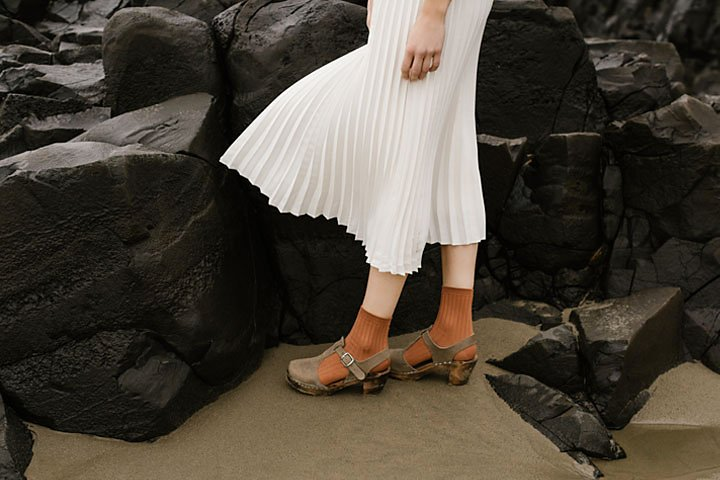
#> input picture image dataset/highlights_and_shadows.jpg, 720 x 480 px
$ python Question_3.py
#> lines starting #> are read from the running program, lines starting #| are printed output that depends on the picture
import cv2
import numpy as np
import matplotlib.pyplot as plt# Load brain image

# Convert to L*a*b* color space
image = cv2.imread('image dataset/highlights_and_shadows.jpg')
#> image is the input picture: shape (480, 720, 3); mean B, G, R 58.1, 68.6, 75.7
lab_image = cv2.cvtColor(image, cv2.COLOR_BGR2LAB)
#> lab_image: shape (480, 720, 3); mean of channels 0, 1, 2 71.3, 129.1, 135

# Apply gamma correction to L channel
def gamma_correction(L_channel, gamma):
    invGamma = 1.0 / gamma
    table = np.array([((i / 255.0) ** invGamma) * 255 for i in np.arange(0, 256)]).astype(np.uint8)
    return cv2.LUT(L_channel, table)

L_channel = lab_image[:,:,0]
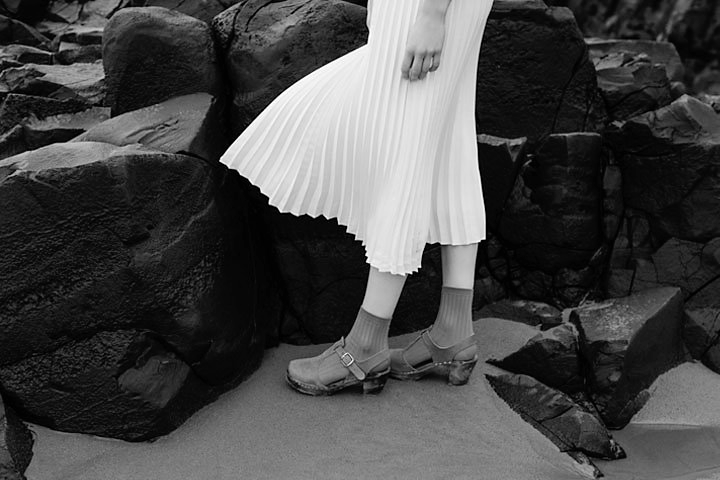
#> L_channel: shape (480, 720); min 0, max 255, mean 71.3
gamma_corrected_L = gamma_correction(L_channel, gamma=2.0)
#> in gamma_correction, `return cv2.LUT(L_channel, table)`:
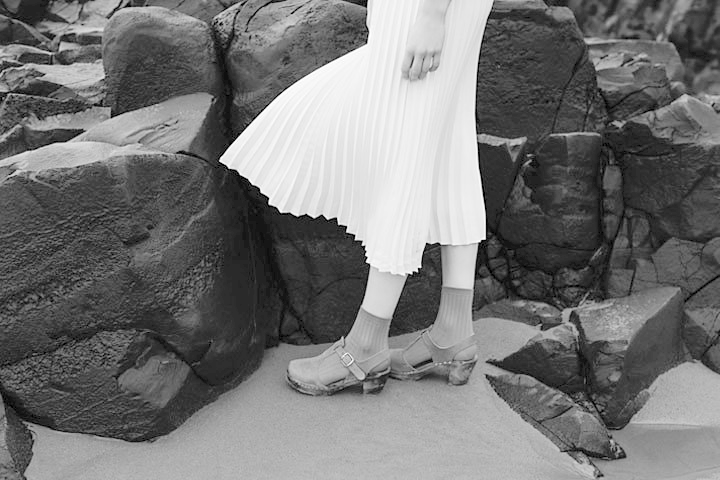
#> returned value: shape (480, 720); min 0, max 255, mean 117.3

# Show histograms
plt.hist(L_channel.ravel(), bins=256, color='blue', alpha=0.5, label='Original L')
plt.hist(gamma_corrected_L.ravel(), bins=256, color='red', alpha=0.5, label='Gamma Corrected L')
plt.legend()
plt.show()
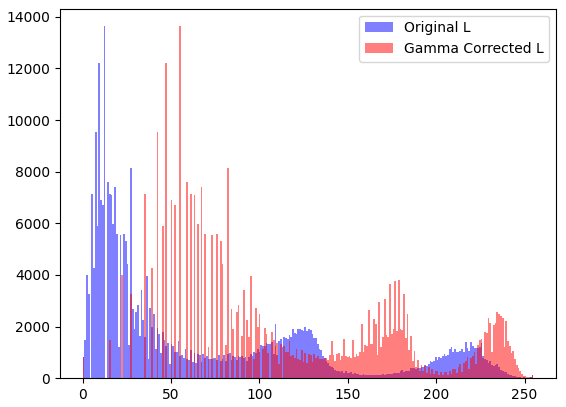
#> figure drawn by matplotlib, 1 panel; tallest bar 13634 high, from x = 11.95 to 12.95; tallest bar 13634 high, from x = 54.79 to 55.78

$ run again, with image dataset/daisy.jpg copied over image dataset/highlights_and_shadows.jpg
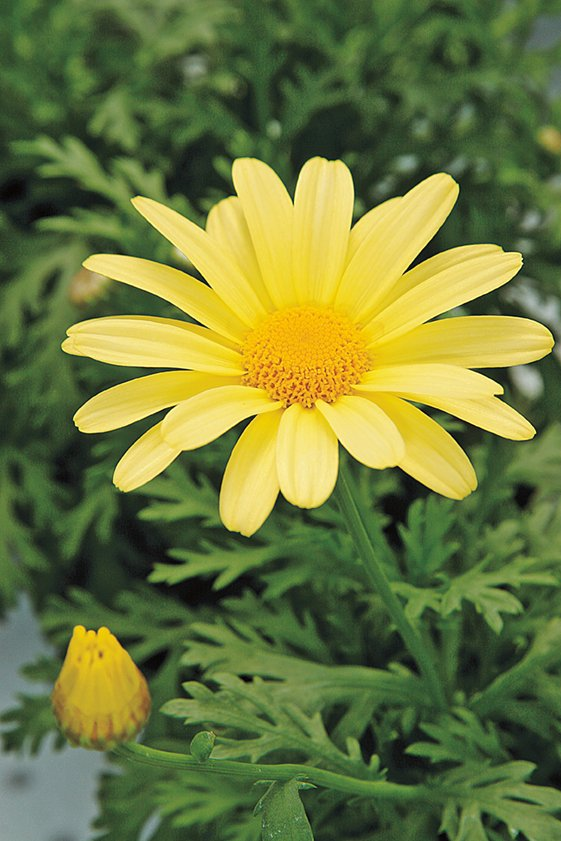
#> input picture image dataset/daisy.jpg, 561 x 841 px
#> image is the input picture: shape (841, 561, 3); mean B, G, R 60.7, 120.3, 108.5
#> lab_image: shape (841, 561, 3); mean of channels 0, 1, 2 121.3, 114.4, 157.2
#> in gamma_correction, `return cv2.LUT(L_channel, table)`:
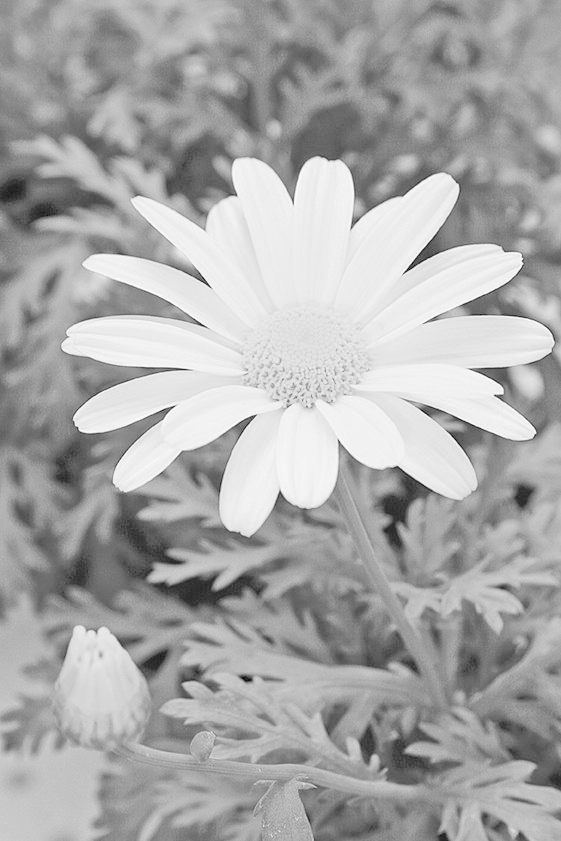
#> returned value: shape (841, 561); min 0, max 253, mean 169.5
#> `plt.show()`:
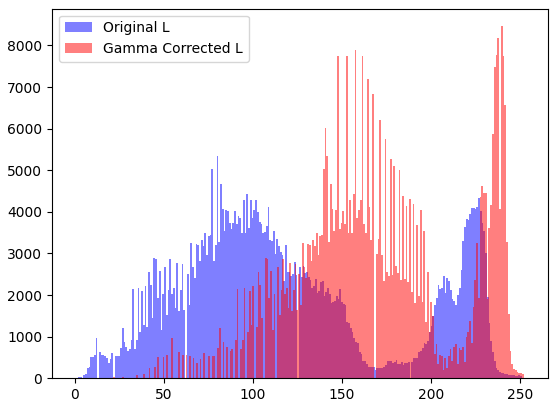
#> figure drawn by matplotlib, 1 panel; tallest bar 5335 high, from x = 79.73 to 80.72; tallest bar 8463 high, from x = 239.2 to 240.2

$ run again, with image dataset/emma.jpg copied over image dataset/highlights_and_shadows.jpg
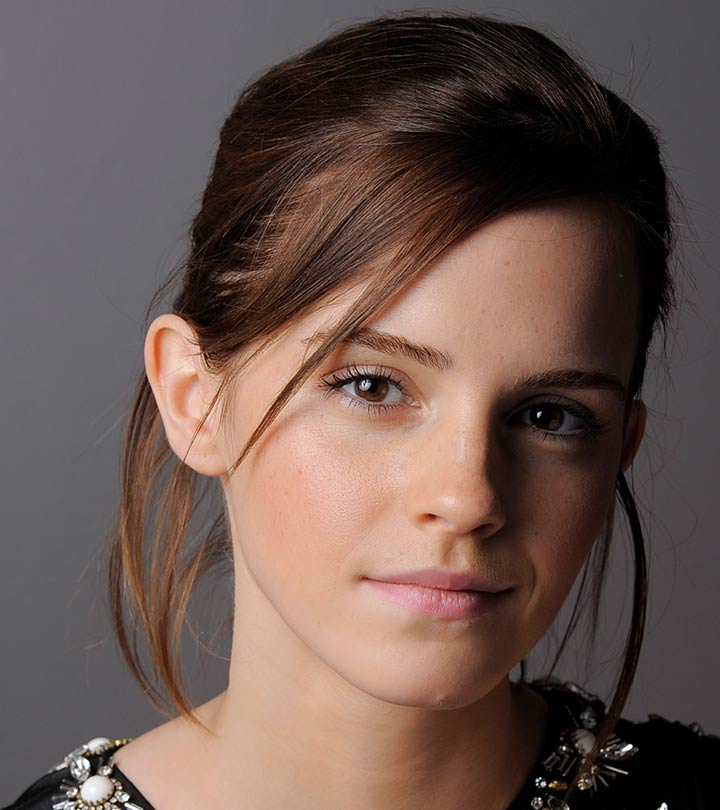
#> input picture image dataset/emma.jpg, 720 x 810 px
#> image is the input picture: shape (810, 720, 3); mean B, G, R 80.1, 87.4, 106.8
#> lab_image: shape (810, 720, 3); mean of channels 0, 1, 2 97, 134.8, 135.1
#> in gamma_correction, `return cv2.LUT(L_channel, table)`:
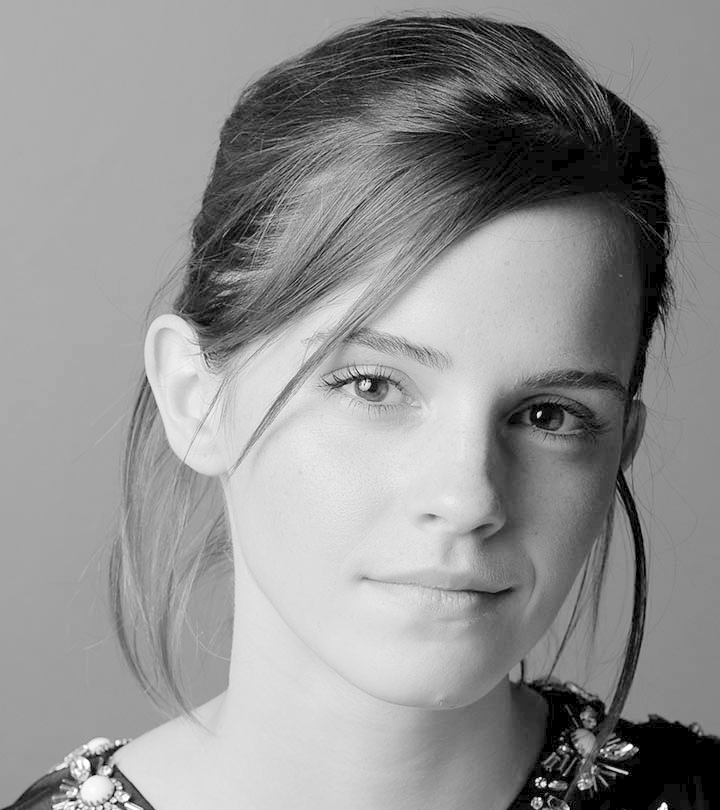
#> returned value: shape (810, 720); min 0, max 255, mean 145.4
#> `plt.show()`:
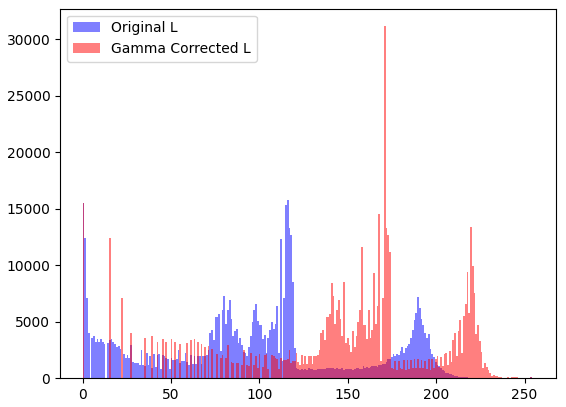
#> figure drawn by matplotlib, 1 panel; tallest bar 15795 high, from x = 115.5 to 116.5; tallest bar 31175 high, from x = 170.3 to 171.3
